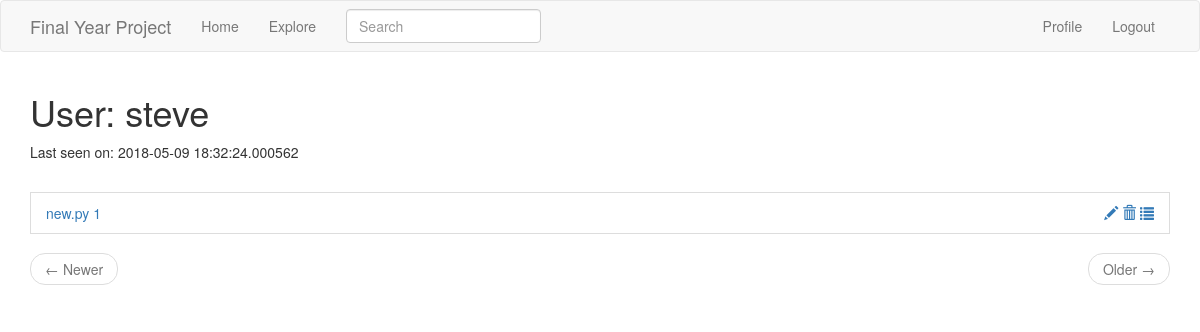
Screenshot of /user/steve (signed in) with the database file from the repository.
### app/models.py (models this page shows, shortened)
class User(UserMixin, db.Model):
    id = db.Column(db.Integer, primary_key=True)
    username = db.Column(db.String(64), index=True, unique=True)
    email = db.Column(db.String(120), index=True, unique=True)
    password_hash = db.Column(db.String(128))
    files = db.relationship('Files', backref='author', lazy='dynamic')
    about_me = db.Column(db.String(140))
    last_seen = db.Column(db.DateTime, default=datetime.utcnow)

class Files( db.Model):
    id = db.Column(db.Integer, primary_key=True)
    title = db.Column(db.String(120))
    body = db.Column(db.String(6000))
    private = db.Column(db.Integer)
    timestamp = db.Column(db.DateTime, index=True, default=datetime.utcnow)
    version = db.Column(db.Integer)
    user_id = db.Column(db.Integer, db.ForeignKey('user.id'))

### app/routes.py (the view)
@app.route('/user/<username>')
@login_required
def user(username):
    user = User.query.filter_by(username=username).first_or_404()
    userfiles = db.session.query(Files.id, Files.title, Files.body, \
    Files.private, func.max(Files.version).label("version"), \
    Files.timestamp).group_by(Files.title).filter_by(user_id=user.id)
    page = request.args.get('page', 1, type=int)
    files = userfiles.order_by(Files.timestamp.desc()).paginate(
        page, app.config['POSTS_PER_PAGE'], False)
    next_url = url_for('user', username=user.username, page=files.next_num) \
        if files.has_next else None
    prev_url = url_for('user', username=user.username, page=files.prev_num) \
        if files.has_prev else None
    return render_template('user.html', title='Profile', user=user, files=files.items,
                           next_url=next_url, prev_url=prev_url)

### app/forms.py
class SearchForm(FlaskForm):
    q = StringField('Search', validators=[DataRequired()])
    def __init__(self, *args, **kwargs):
        if 'formdata' not in kwargs:
            kwargs['formdata'] = request.args
        if 'csrf_enabled' not in kwargs:
            kwargs['csrf_enabled'] = False
        super(SearchForm, self).__init__(*args, **kwargs)

### app/models.py (called while the page is built)
@login.user_loader
def load_user(id):
    return User.query.get(int(id))

### app/routes.py (called while the page is built)
@app.before_request
def before_request():
    if current_user.is_authenticated:
        current_user.last_seen = datetime.utcnow()
        db.session.commit()
        g.search_form = SearchForm()

### app/templates/user.html (shortened to what this page needs)
{% extends "base.html" %}
{% block app_content %}
    <table class="table table-hover">
        <tr>
                <h1>User: {{ user.username }}</h1>
                {% if user.last_seen %}<p>Last seen on: {{ user.last_seen }}</p>{% endif %}
        </tr>
    </table>
    {% for file in files %}
        {% include '_files.html' %}
    {% endfor %}
    <nav aria-label="...">
        <ul class="pager">
            <li class="previous{% if not prev_url %} disabled{% endif %}">
                <a href="{{ prev_url or '#' }}">
                    <span aria-hidden="true">&larr;</span> Newer
                </a>
            </li>
            <li class="next{% if not next_url %} disabled{% endif %}">
                <a href="{{ next_url or '#' }}">
                    Older <span aria-hidden="true">&rarr;</span>
                </a>
            </li>
        </ul>
    </nav>
{% endblock %}

### app/templates/_files.html (shortened to what this page needs)
<li class="list-group-item">
        <tr>
            <td>
                <a data-id={{file.id}} onclick="View(this)" >
                   {{ file.title }}     {{ file.version }}
                </a>
                {% if current_user.username==current_user.username %}
                    <div class="pull-right action-buttons">
                    <a data-id={{file.id}} onclick="Edit(this)" ><span class="glyphicon glyphicon-pencil"></span></a>
                    <a data-id={{file.id}} onclick="ConfirmDelete(this)" ><span class="glyphicon glyphicon-trash"></span></a>
                    <a data-id={{file.id}} onclick="Versions(this)" ><span class="glyphicon glyphicon-list"></span></a>
                     </div>
                {% endif %}
            </td>
        </tr>
</li>

### rows the page displays
User: username "steve", last_seen "2018-05-09 18:32:24.000562"
Files: title "new.py", version "1"
